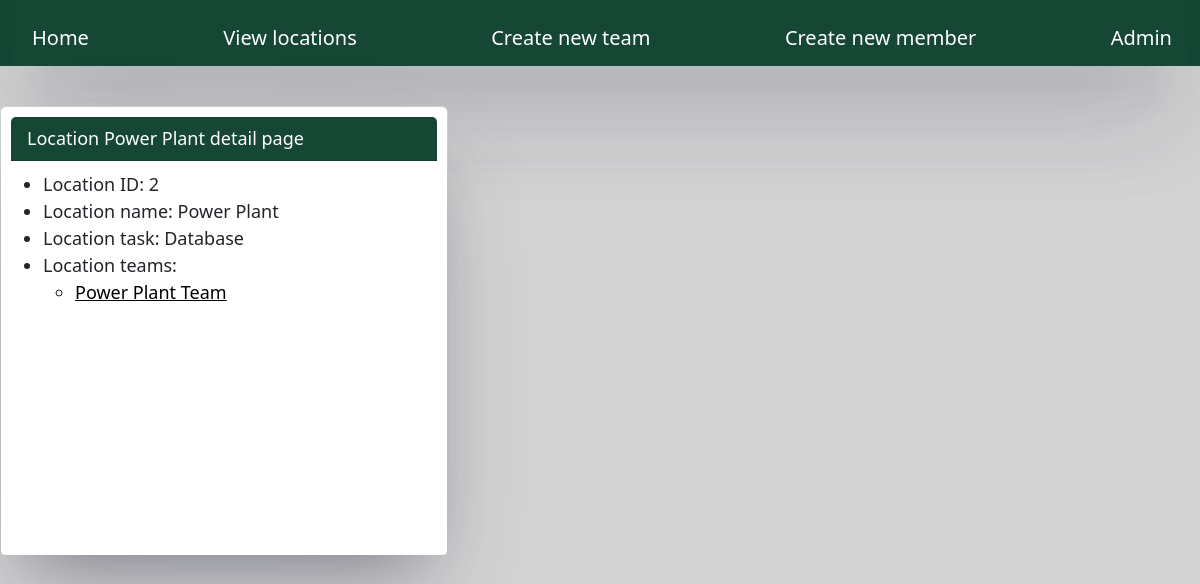
The app's page /location/location-detail/2 with its own data.
### location/models.py (models this page shows, shortened)
class Location(models.Model):
    name = models.CharField(max_length=30)
    task = models.CharField(max_length=30, default="Database")

### team/models.py (models this page shows, shortened)
class Team(models.Model):
    name = models.CharField(max_length=30)
    location = models.ForeignKey(Location, on_delete=models.CASCADE)

### location/views.py (the view)
# urls.py: path("location-detail/<int:id>", locationDetail, name="locationDetail"),
def locationDetail(request, id): # select_related might be better here.
    location = get_object_or_404(Location, pk=id)
    teams = Team.objects.filter(location_id = id)
    return render(request, "location/location-detail.html", {"location": location,
                                                          "teams": teams})

### location/templates/location/location-detail.html (shortened to what this page needs)
{% extends "base.html" %} {% block content%}
<div class="card">
  <div class="card-text">
    <div class="card-header">Location {{location.name}} detail page</div>
    <ul>
      <li>Location ID: {{location.id}}</li>
      <li>Location name: {{location.name}}</li>
      <li>Location task: {{location.task}}</li>
      <li>
        Location teams:
        <ul>
          {% for team in teams %}
          <li>
            <a href="{% url 'teamDetail' team.id %}"> {{ team.name }} </a>
          </li>
          {% endfor %}
        </ul>
      </li>
    </ul>
    {% endblock %}

### home/static/home/style.css (style rules this page uses)
body { font-size: 18px; }
.card { max-width: 28rem; }
.card-header { background-color: #164734; color: white; margin-bottom: 10px; }
.card-text { padding: 10px; height: 28rem; box-shadow: rgba(50, 50, 93, 0.25) 0px 50px 100px -20px, rgba(0, 0, 0, 0.3) 0px 30px 60px -30px; }
a { color: black; margin-left: 4%" }

### records on screen
Location: name "Power Plant", id "2", task "Database"
Team: name "Power Plant Team"
